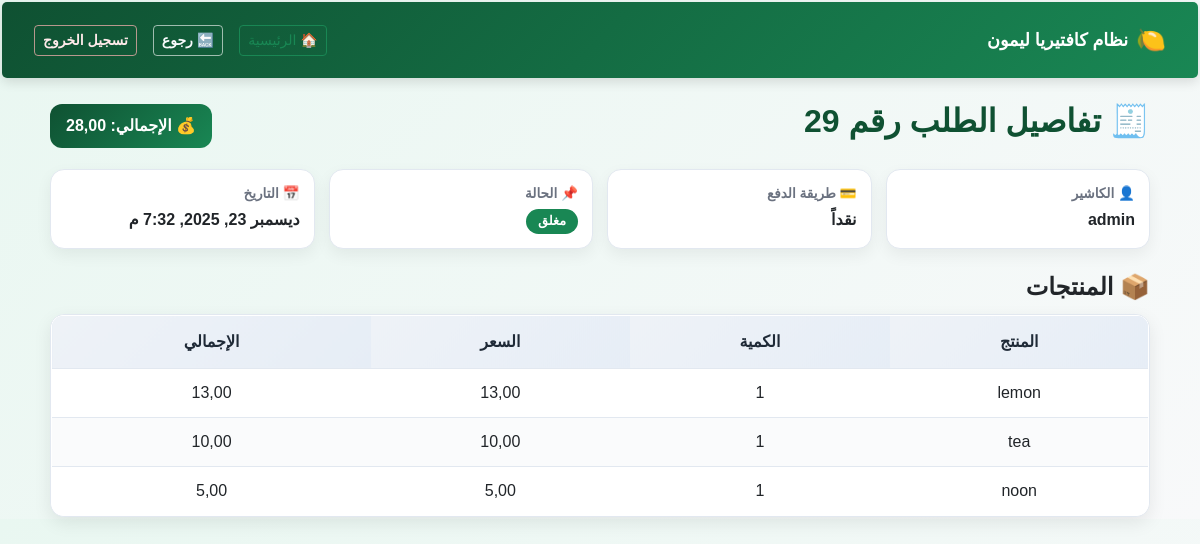
Page /reports/sales/29/ (signed in) on the committed database.
### sales/models.py (models this page shows, shortened)
class Ticket(models.Model):
    PAYMENT_CHOICES = (
        ('cash', 'نقداً'),
        ('transfer', 'تحويل'),
    )
    STATUS_CHOICES = (
        ('open', 'مفتوح'),
        ('closed', 'مغلق'),
    )
    cashier = models.ForeignKey(
        settings.AUTH_USER_MODEL,
        on_delete=models.CASCADE,
        verbose_name="الكاشير"
    )
    status = models.CharField(
        max_length=10,
        choices=STATUS_CHOICES,
        default='open'
    )
    payment_method = models.CharField(
        max_length=10,
        choices=PAYMENT_CHOICES,
        null=True,
        blank=True
    )
    transfer_number = models.CharField(
        max_length=50,
        null=True,
        blank=True
    )
    created_at = models.DateTimeField(auto_now_add=True)
    def total_amount(self):
        return sum(item.subtotal() for item in self.items.all())

class TicketItem(models.Model):
    ticket = models.ForeignKey(
        Ticket,
        related_name='items',
        on_delete=models.CASCADE
    )
    product = models.ForeignKey(Product, on_delete=models.CASCADE)
    quantity = models.PositiveIntegerField(default=1)
    price = models.DecimalField(max_digits=10, decimal_places=2)
    def subtotal(self):
        return self.price * self.quantity

### staff/models.py (models this page shows, shortened)
class CustomUser(AbstractUser):
    ROLES = (
        ('manager', 'مدير'),
        ('cashier', 'كاشير'),
        ('staff', 'موظف'),
    )
    role = models.CharField(max_length=20, choices=ROLES, default='staff')
    full_name = models.CharField(max_length=150)
    phone_number = models.CharField(max_length=20, blank=True)
    location = models.CharField(max_length=255, blank=True)
    manager_pin = models.CharField(
        max_length=128,
        blank=True,
        null=True,
        verbose_name="رمز المدير"
    )

### inventory/models.py (models this page shows, shortened)
class Product(models.Model):
    name = models.CharField("اسم المنتج", max_length=100)
    price = models.DecimalField("السعر", max_digits=10, decimal_places=2)
    is_active = models.BooleanField("متاح للبيع", default=True)

### reports/views.py (the view)
# urls.py: path('sales/<int:ticket_id>/', views.ticket_detail, name='ticket_detail'),
@user_passes_test(is_manager)
def ticket_detail(request, ticket_id):
    ticket = get_object_or_404(Ticket, id=ticket_id)
    items = TicketItem.objects.filter(ticket=ticket).select_related('product')
    return render(request, 'reports/ticket_detail.html', {
        'ticket': ticket,
        'items': items
    })

### pos_system/utils.py (called while the page is built)
def is_manager(user):
    return user.is_authenticated and user.role == 'manager'

### templates/reports/ticket_detail.html (shortened to what this page needs)
{% extends "base.html" %}
{% load static %}
{% block extra_css %}
<link rel="stylesheet" href="{% static 'css/ticket-detail.css' %}">
{% endblock %}
{% block content %}
<div class="ticket-detail-page">
    <div class="ticket-header">
        <h2>🧾 تفاصيل الطلب رقم {{ ticket.id }}</h2>
        <div class="ticket-total">
            💰 الإجمالي: <strong>{{ ticket.total_amount }}</strong>
        </div>
    </div>
    <div class="ticket-info-grid">
        <div class="info-card">
            <span class="info-label">👤 الكاشير</span>
            <span class="info-value">
                {{ ticket.cashier.full_name|default:ticket.cashier.username }}
            </span>
        </div>
        <div class="info-card">
            <span class="info-label">💳 طريقة الدفع</span>
            <span class="info-value">
                {% if ticket.payment_method == 'cash' %}
                    نقداً
                {% else %}
                    غير محدد
                {% endif %}
            </span>
        </div>
        <div class="info-card">
            <span class="info-label">📌 الحالة</span>
            <span class="info-value">
                {% if ticket.status == 'closed' %}
                    <span class="badge badge-success">مغلق</span>
                {% elif ticket.status == 'refunded' %}
                    <span class="badge badge-danger">مُرجع</span>
                {% else %}
                    <span class="badge badge-secondary">{{ ticket.status }}</span>
                {% endif %}
            </span>
        </div>
        <div class="info-card">
            <span class="info-label">📅 التاريخ</span>
            <span class="info-value">
                {{ ticket.created_at }}
            </span>
        </div>
    </div>
    <div class="products-section">
        <h4>📦 المنتجات</h4>
        <div class="table-wrapper">
            <table class="products-table">
                <thead>
                    <tr>
                        <th>المنتج</th>
                        <th>الكمية</th>
                        <th>السعر</th>
                        <th>الإجمالي</th>
                    </tr>
                </thead>
                <tbody>
                {% for item in items %}
                    <tr>
                        <td>{{ item.product.name }}</td>
                        <td>{{ item.quantity }}</td>
                        <td>{{ item.price }}</td>
                        <td>{{ item.price|floatformat:2 }}</td>
                    </tr>
                {% empty %}
                    <tr>
                        <td colspan="4" class="empty-row">
                            لا توجد منتجات
                        </td>
                    </tr>
                {% endfor %}
                </tbody>
            </table>
        </div>
    </div>
</div>
{% endblock %}

### static/css/style.css (style rules this page uses)
:root { --green-dark: #0f5132; --green-main: #198754; --green-light: #d1e7dd; --green-soft: #e9f7f1; --text-dark: #212529; --white: #ffffff; --accent-dark: #1f2a37; --accent-main: #334155; --accent-soft: #eef2f7; --border-soft: #e2e8f0; }
body { direction: rtl; font-family: "Cairo", sans-serif; background: linear-gradient(135deg, #e9f7f1, #f8f9fa); padding: 2px; color: var(--text-dark); }
table { width: 100%; border-collapse: collapse; background: var(--white); border-radius: 12px; overflow: hidden; border: 1px solid var(--border-soft); }
th { background: linear-gradient(135deg, var(--accent-soft), #e6edf6); color: var(--accent-dark); padding: 12px; font-weight: 800; border-bottom: 1px solid var(--border-soft); }
td { padding: 10px; border-bottom: 1px solid var(--border-soft); }
tr:nth-child(even) td { background: #fafbfc; }
tr:last-child td { border-bottom: none; }

### static/css/ticket-detail.css (style rules this page uses)
.ticket-detail-page { max-width: 1100px; margin: auto; }
.ticket-header { display: flex; justify-content: space-between; align-items: center; margin-bottom: 20px; }
.ticket-header h2 { font-weight: 900; color: var(--green-dark); }
.ticket-total { background: linear-gradient(135deg, var(--green-dark), var(--green-main)); color: #fff; padding: 10px 16px; border-radius: 12px; font-weight: 800; }
.ticket-info-grid { display: grid; grid-template-columns: repeat(auto-fit, minmax(220px, 1fr)); gap: 14px; margin-bottom: 24px; }
.info-card { background: var(--white); border-radius: 14px; padding: 14px; border: 1px solid var(--border-soft); box-shadow: 0 6px 16px rgba(0,0,0,0.06); }
.info-label { display: block; font-size: 0.85rem; color: #6b7280; margin-bottom: 4px; font-weight: 700; }
.info-value { font-size: 1rem; font-weight: 800; color: var(--text-dark); }
.badge { padding: 6px 12px; border-radius: 20px; font-size: 0.8rem; font-weight: 800; }
.badge-success { background: var(--green-main); color: #fff; }
.products-section h4 { font-weight: 900; margin-bottom: 12px; }
.table-wrapper { background: var(--white); border-radius: 14px; border: 1px solid var(--border-soft); overflow: hidden; box-shadow: 0 6px 18px rgba(0,0,0,0.08); }
.products-table { width: 100%; border-collapse: collapse; }
.products-table thead { background: linear-gradient(135deg, var(--accent-soft), #e6edf6); }
.products-table th { padding: 14px; font-weight: 900; color: var(--accent-dark); text-align: center; border-bottom: 1px solid var(--border-soft); }
.products-table td { padding: 12px; text-align: center; border-bottom: 1px solid var(--border-soft); }
.products-table tr:nth-child(even) td { background: #fafbfc; }
.products-table tr:last-child td { border-bottom: none; }

### rows in the picture
Ticket: id "29", total_amount "28,00", cashier.full_name "admin", created_at "ديسمبر 23, 2025, 7:32 م"
TicketItem: product.name "lemon", quantity "1", price "13,00"
TicketItem: product.name "tea", quantity "1", price "10,00"
TicketItem: product.name "noon", quantity "1", price "5,00"
